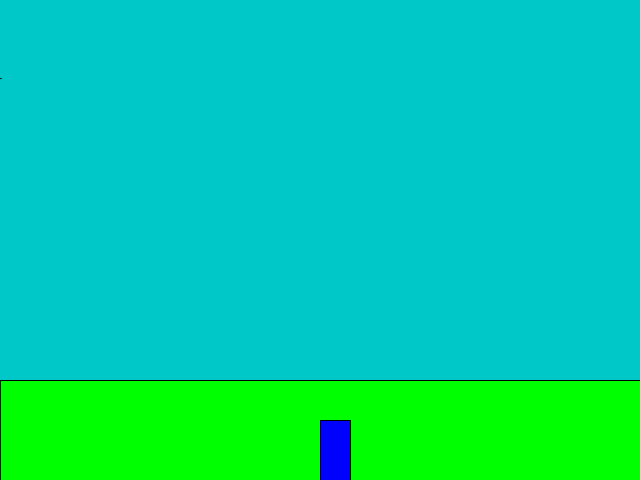
Frame 1 (no input)
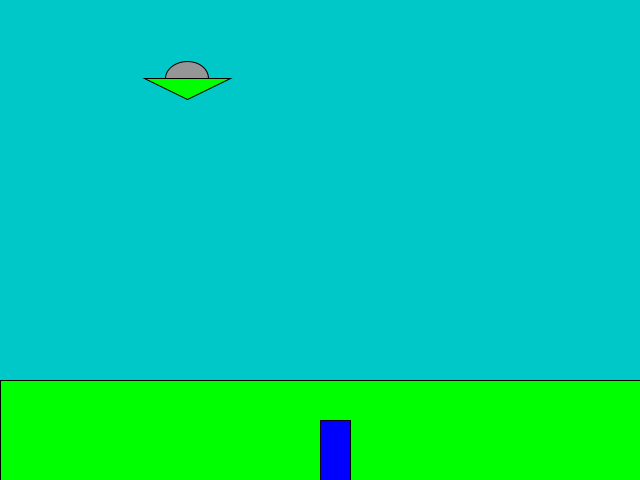
Frame 60 (the mouse pressed at the canvas centre just before this capture)
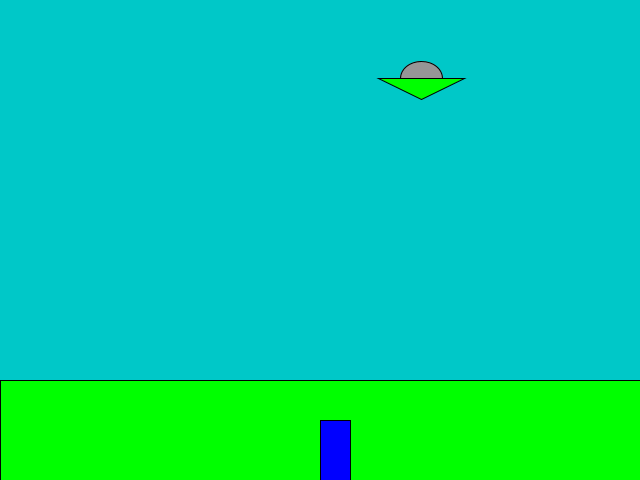
Frame 120 (the mouse held since frame 60 and released just before this capture)

The Processing sketch that drew these frames (run headless with seeded random() and noise(); from frame 60 on, the mouse is pressed at the canvas centre):

// Processing sketch: marsAttack
// ── marsAttack.pde
/*esto está incompleto, faltan resolver varias cuestiones
(puntajes, estado de juego, proyectil, derribo de nave)
*/
float nx, ny, ntam, nvel; 
int cx, cy, ctam;
void setup() {
  size(640, 480);

  ntam = random(30, 50);
  nx =-ntam;
  ny = random(ntam/2, height/2);
  nvel = random(2, 4);

  ctam = 60;
  cx = width/2;
  cy = height-ctam;
}
void draw() {
  background(0, 200, 200);
  fill(0, 255, 0);
  rect(0, height-100, width, 100);

  // la nave ---//
  fill(150);
  ellipse(nx, ny, ntam, ntam*0.8);
  fill(0, 255, 0);
  triangle(nx-ntam, ny, nx+ntam, ny, nx, ny+ntam/2);
  nx+=nvel;
  if (nx>width+ntam) {
    nx =-ntam;
    ny = random(ntam/2, height/2);
    ntam = random(30, 50);
    nvel = random(2, 4);
  }

  // el cañon
  if (keyPressed) {
    if (keyCode==RIGHT) {
      cx += 3;
    }
    if (keyCode==LEFT) {
      cx -= 3;
    }
  }

  fill(0, 0, 255);
  rect(cx, cy, ctam/2, ctam);
}

void keyPressed() {
  if (keyCode==RIGHT) {
    // cx += 3;
  }
  if (keyCode==LEFT) {
    //cx -= 3;
  }
}

// ── condicionesDeJuego.pde
/*
Objetivos a cumplir 
 * variables personaje
 * variables enemigo
 * contadores
 * estado de juego
 * reglas de juego (derribar mas que los que se escapan en cierto tiempo)
 
 void setup(){
 *tamaño de la venta
 * valores iniciales de todas las variables
 * estado inicial del juego
 }
 
 void draw(){
 if(estado arranque){
 estado del juego antes de comenzar
 }
 if(estado jugando){
 
 Operaciones mientras se juega
 * mover el cañon
 * mover el enemigo (se mueve solo)
 * disparar el proyectil
 * crear el contacto entre bala y enemigo
 
 }
 if(estado ganar/perder){
 cuando se gana o se pierde
 
 }
 
 }
 
 
 void keyPressed(){ 
 eventos de teclado
 }
 
 
 
 
 
 
 
 
 
 
 
 
 
 
 
 
 
 */
